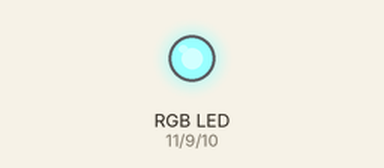
A sketch run on a simulated Arduino Uno, built with avr-gcc and run on an emulated ATmega328P. Shown: an RGB LED mixed from three pins (HIGH = lit).

Above: at 0.05 s.
At 1.5 s:
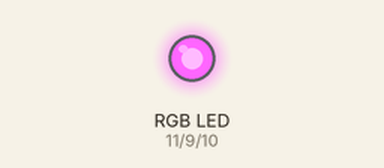
At 3.0 s:
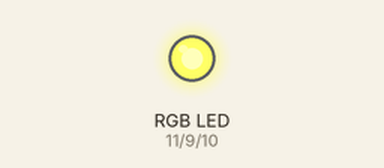
Timing chart, 0 to 6.9 s (numbered marks = the images above):
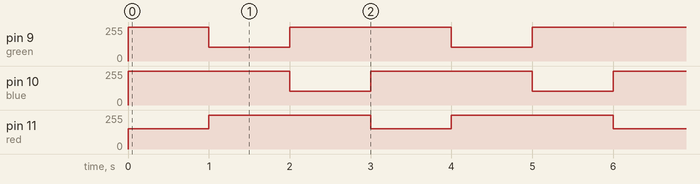

Measured:
- by itself, pin 9 (green): repeats every 3.0 s: 102/255 1.0 s, 255/255 2.0 s
- by itself, pin 10 (blue): alternates 255/255 for 2.0 s and 102/255 for 1.0 s
- by itself, pin 11 (red): alternates 255/255 for 2.0 s and 153/255 for 1.0 s

The sketch:

realrgb.ino
```cpp
#define green 9
#define blue 10
#define red 11
void setup() {
  pinMode(red,OUTPUT);
  pinMode(green,OUTPUT);
  pinMode(blue,OUTPUT);
}

void loop() {
  analogWrite(red,153);
  analogWrite(green,255);
  analogWrite(blue,255);
  delay(1000);
  analogWrite(red,255);
  analogWrite(green,102);
  analogWrite(blue,255);
  delay(1000);
  analogWrite(red,255);
  analogWrite(green,255);
  analogWrite(blue,102);
  delay(1000);

}
```
